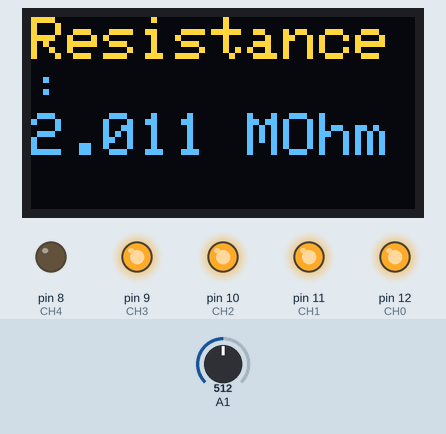
Simulated run of this sketch. Board: Arduino Uno, built with avr-gcc and run on an emulated ATmega328P. Parts: 128×64 one-colour display, output pins drawn as LEDs (lit = HIGH). Inputs (shaded band) come from the test bench; at power-on: A1 = 512. The OLED is the two-colour kind (top 16 rows yellow); what the sketch prints to the serial monitor is not drawn.

Above: at 1.3 s.
1.4 s: A1 set to 98
At 2.0 s:
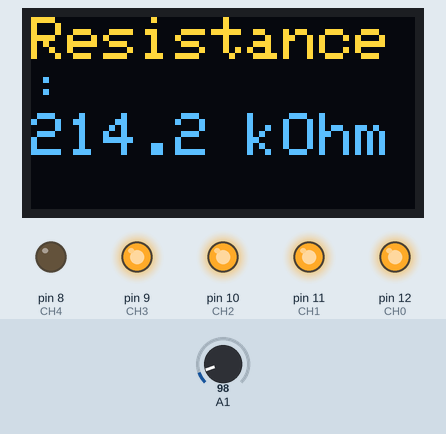
3.1 s: A1 set to 81
At 4.1 s:
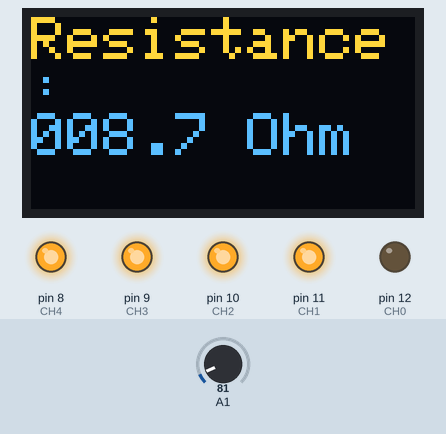
4.9 s: A1 set to 534
At 6.0 s:
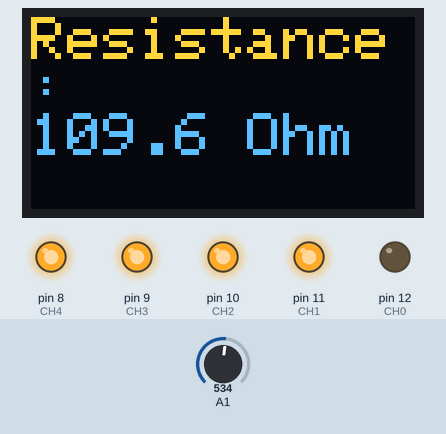
6.5 s: A1 set to 567
At 8.0 s:
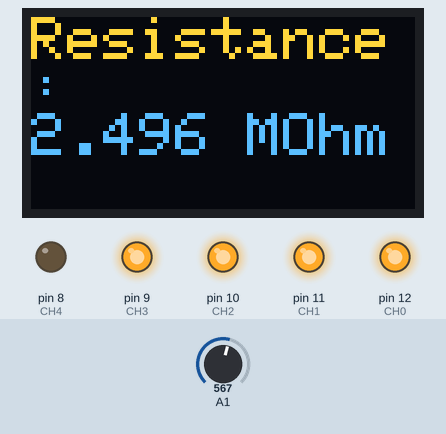
8.3 s: A1 set to 887
At 10.1 s:
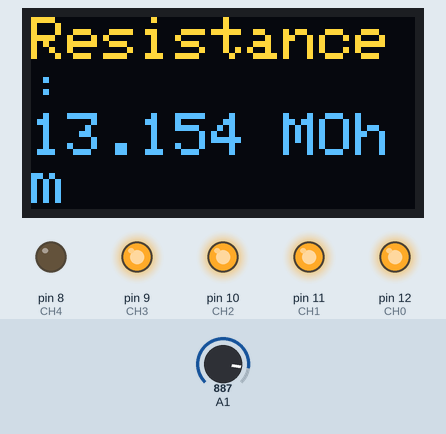
10.4 s: A1 set to 910
At 11.1 s:
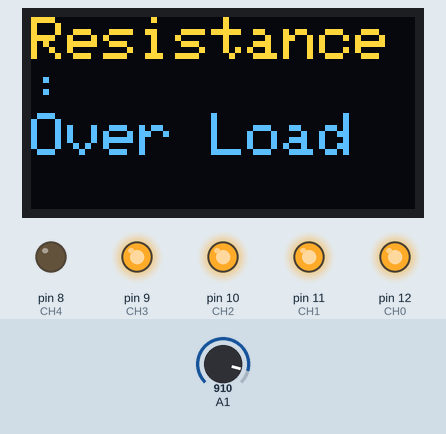
Timing chart, 0 to 13.0 s (numbered marks = the images above; inputs shaded):
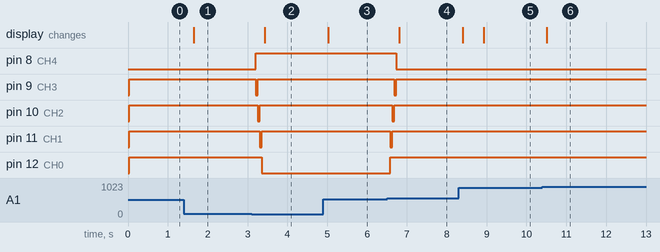

Measured:
- the behaviour switches between 90 and 89 on A1 (found by bisection; images 1 and 2)
- the behaviour switches between 548 and 549 on A1 (found by bisection; images 3 and 4)
- the behaviour switches between 898 and 899 on A1 (found by bisection; images 5 and 6)
- after the input at 1.4 s, the display: changes after 0.25 s (image 1)
- after the input at 3.1 s, pin 8 (CH4): LOW → HIGH after 0.11 s; pin 9 (CH3): HIGH → LOW after 0.11 s, → HIGH 0.05 s later; pin 10 (CH2): HIGH → LOW after 0.16 s, → HIGH 0.05 s later; pin 11 (CH1): HIGH → LOW after 0.21 s, → HIGH 0.05 s later; pin 12 (CH0): HIGH → LOW after 0.26 s; the display: changes after 0.34 s (image 2)
- after the input at 4.9 s, the display: changes after 0.12 s (image 3)
- after the input at 6.5 s, pin 8 (CH4): HIGH → LOW after 0.23 s; pin 9 (CH3): HIGH → LOW after 0.18 s, → HIGH 0.05 s later; pin 10 (CH2): HIGH → LOW after 0.13 s, → HIGH 0.05 s later; pin 11 (CH1): HIGH → LOW after 0.08 s, → HIGH 0.05 s later; pin 12 (CH0): LOW → HIGH after 0.08 s; the display: changes after 0.31 s (image 4)
- after the input at 8.3 s, the display: first changes after 0.10 s (image 5 shows a later state)
- after the input at 10.4 s, the display: changes after 0.11 s (image 6)

The sketch:

Auto-Ranging-Ohmmeter.ino
```cpp
#include <Wire.h>
#include <Adafruit_GFX.h>
#include <Adafruit_SSD1306.h>

Adafruit_SSD1306 display(128, 64, &Wire, -1);


#define CH0  12
#define CH1  11
#define CH2  10
#define CH3  9
#define CH4  8


byte chanel_number;
uint32_t res;
const uint32_t res_table[5] = {100, 1000, 10000, 100000, 2000000};
char _buffer[11];

void setup(void) {
  Serial.begin(9600);
  display.begin(SSD1306_SWITCHCAPVCC, 0x3C);
  display.clearDisplay();
  display.setTextSize(2);
  display.setTextColor(WHITE);


  pinMode(CH0, OUTPUT);
  pinMode(CH1, OUTPUT);
  pinMode(CH2, OUTPUT);
  pinMode(CH3, OUTPUT);
  pinMode(CH4, OUTPUT);

  chanel_number = 4;
  chanel_select(chanel_number);

}

void loop() {


  uint16_t V2 = analogRead(A1) + 1;

  if(V2 >= 550 && chanel_number < 4) {
    chanel_number++;
    chanel_select(chanel_number);
    delay(50);
    return;
  }

  if(V2 <= 90 && chanel_number > 0) {
    chanel_number--;
    chanel_select(chanel_number);
    delay(50);
    return;
  }

  if(V2 < 900) {
    float value = (float)V2*res/(1023 - V2);
    if(value < 1000.0)
      sprintf(_buffer, "%03u.%1u Ohm ", (uint16_t)value, (uint16_t)(value*10)%10);
    else if(value < 10000.0)
           sprintf(_buffer, "%1u.%03u kOhm", (uint16_t)(value/1000), (uint16_t)value%1000);
    else if(value < 100000.0)
           sprintf(_buffer, "%02u.%02u kOhm", (uint16_t)(value/1000), (uint16_t)(value/10)%100);
    else if(value < 1000000.0)
           sprintf(_buffer, "%03u.%1u kOhm", (uint16_t)(value/1000), (uint16_t)(value/100)%10);
    else
      sprintf(_buffer, "%1u.%03u MOhm", (uint16_t)(value/1000000), (uint16_t)(value/1000)%1000);
  }

  else
    sprintf(_buffer, "Over Load ");


  display.clearDisplay();
  display.setCursor(0,0);
  display.println("Resistance:");
  display.print(_buffer);
  display.display();


  Serial.println(_buffer);
  Serial.println();

  delay(500);

}

void chanel_select(byte n) {
  switch(n) {
    case 0:
      digitalWrite(CH0, LOW);
      digitalWrite(CH1, HIGH);
      digitalWrite(CH2, HIGH);
      digitalWrite(CH3, HIGH);
      digitalWrite(CH4, HIGH);
      break;
    case 1:
      digitalWrite(CH0, HIGH);
      digitalWrite(CH1, LOW);
      digitalWrite(CH2, HIGH);
      digitalWrite(CH3, HIGH);
      digitalWrite(CH4, HIGH);
      break;
    case 2:
      digitalWrite(CH0, HIGH);
      digitalWrite(CH1, HIGH);
      digitalWrite(CH2, LOW);
      digitalWrite(CH3, HIGH);
      digitalWrite(CH4, HIGH);
      break;
    case 3:
      digitalWrite(CH0, HIGH);
      digitalWrite(CH1, HIGH);
      digitalWrite(CH2, HIGH);
      digitalWrite(CH3, LOW);
      digitalWrite(CH4, HIGH);
      break;
    case 4:
      digitalWrite(CH0, HIGH);
      digitalWrite(CH1, HIGH);
      digitalWrite(CH2, HIGH);
      digitalWrite(CH3, HIGH);
      digitalWrite(CH4, LOW);
  }
  res = res_table[n];


}
```
